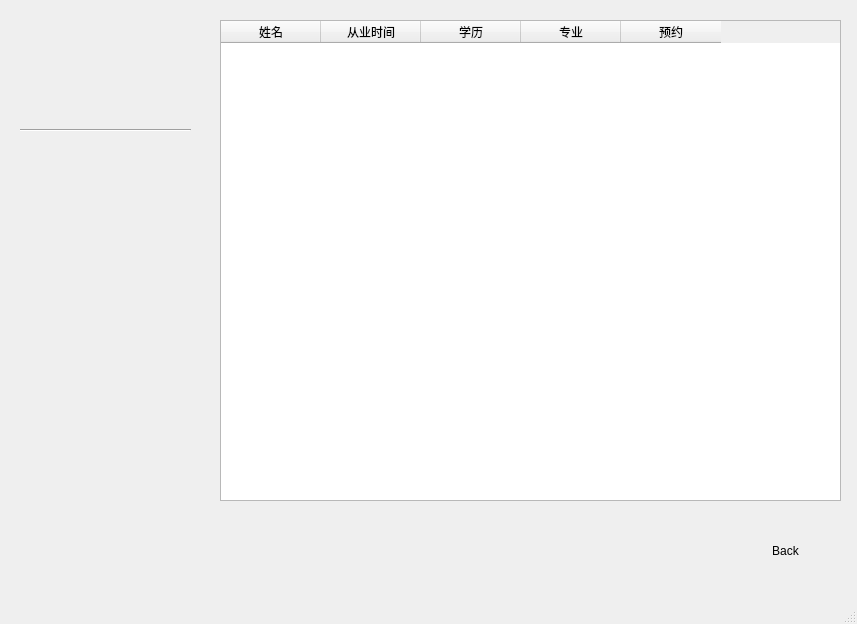
<?xml version="1.0" encoding="UTF-8"?>
<ui version="4.0">
 <class>DoctorWindow</class>
 <widget class="QMainWindow" name="DoctorWindow">
  <property name="geometry">
   <rect>
    <x>0</x>
    <y>0</y>
    <width>857</width>
    <height>624</height>
   </rect>
  </property>
  <property name="windowTitle">
   <string>MainWindow</string>
  </property>
  <widget class="QWidget" name="centralwidget">
   <widget class="QTableWidget" name="doctorTable">
    <property name="geometry">
     <rect>
      <x>220</x>
      <y>20</y>
      <width>621</width>
      <height>481</height>
     </rect>
    </property>
    <property name="styleSheet">
     <string notr="true">background-color : rgba(200,200,200,160);

border-radius:8px;

QHeaderView::section{

background:rgb(64,66,68);

}</string>
    </property>
    <column>
     <property name="text">
      <string>姓名</string>
     </property>
    </column>
    <column>
     <property name="text">
      <string>从业时间</string>
     </property>
    </column>
    <column>
     <property name="text">
      <string>学历</string>
     </property>
    </column>
    <column>
     <property name="text">
      <string>专业</string>
     </property>
    </column>
    <column>
     <property name="text">
      <string>预约</string>
     </property>
    </column>
   </widget>
   <widget class="QLabel" name="label">
    <property name="geometry">
     <rect>
      <x>60</x>
      <y>20</y>
      <width>91</width>
      <height>91</height>
     </rect>
    </property>
    <property name="text">
     <string/>
    </property>
    <property name="pixmap">
     <pixmap resource="src.qrc">:/img/pdx.jpg</pixmap>
    </property>
    <property name="scaledContents">
     <bool>true</bool>
    </property>
   </widget>
   <widget class="Line" name="line">
    <property name="geometry">
     <rect>
      <x>20</x>
      <y>120</y>
      <width>171</width>
      <height>20</height>
     </rect>
    </property>
    <property name="orientation">
     <enum>Qt::Horizontal</enum>
    </property>
   </widget>
   <widget class="QPushButton" name="backBtn">
    <property name="geometry">
     <rect>
      <x>720</x>
      <y>530</y>
      <width>131</width>
      <height>41</height>
     </rect>
    </property>
    <property name="cursor">
     <cursorShape>PointingHandCursor</cursorShape>
    </property>
    <property name="styleSheet">
     <string notr="true">QPushButton{
                   background-color:transparent;
                   border-style:outset;                                                             
                   border-radius:5px;                     
                   font: 75 15pt &quot;华文行楷&quot;;           
                   padding:6px;
                   }

                   QPushButton:pressed{
                   background-color:rgba(100,100,100,180);
                   border-color:rgba(100,100,100,30);
                   border-style:inset;
                   }
                   QPushButton:hover{
                   background-color:transparent;
                   color:rgba(255,255,255,200);
}
</string>
    </property>
    <property name="text">
     <string>Back</string>
    </property>
   </widget>
  </widget>
  <widget class="QMenuBar" name="menubar">
   <property name="geometry">
    <rect>
     <x>0</x>
     <y>0</y>
     <width>857</width>
     <height>26</height>
    </rect>
   </property>
  </widget>
  <widget class="QStatusBar" name="statusbar"/>
 </widget>
 <resources>
  <include location="src.qrc"/>
 </resources>
 <connections/>
</ui>
